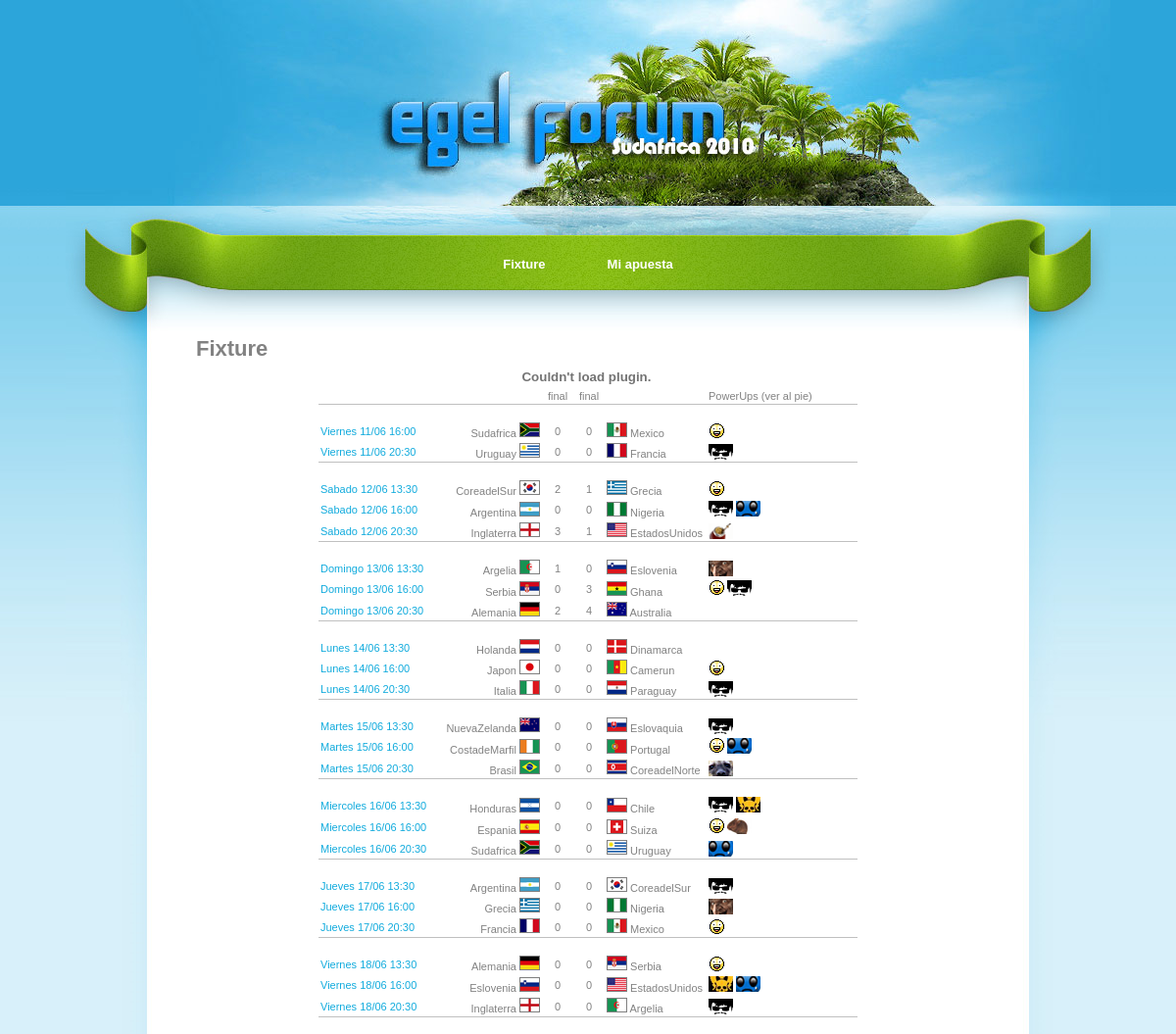
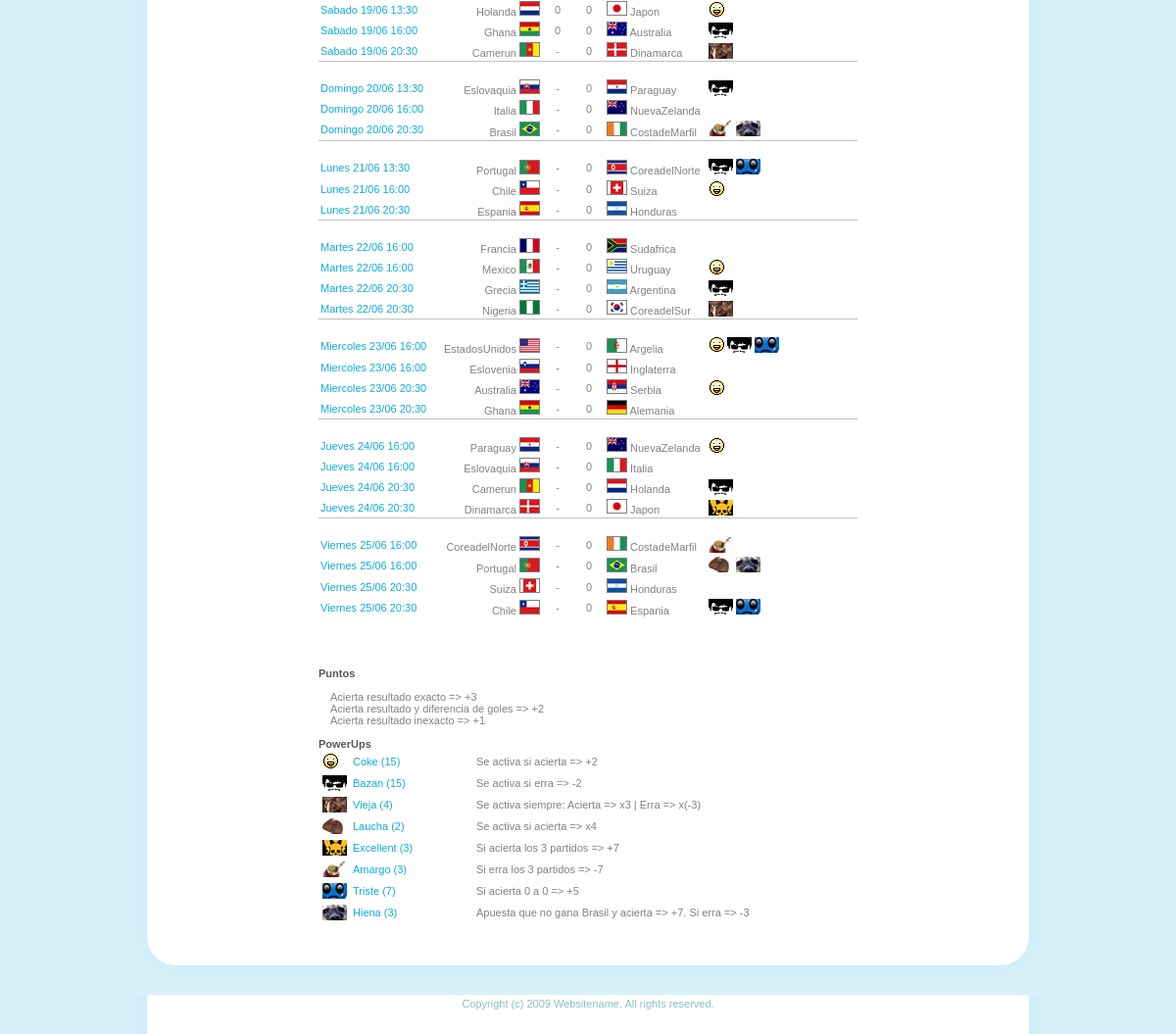
The page /apuesta/ on the database its author committed (2 pictures, top to bottom).
### tables this page shows
CREATE TABLE `apuesta` (
  `idApuesta` int(10) unsigned NOT NULL AUTO_INCREMENT,
  `fecha` datetime NOT NULL DEFAULT '0000-00-00 00:00:00',
  `idUsuario` int(10) unsigned NOT NULL DEFAULT '0',
  `tbEstado` char(1) NOT NULL DEFAULT 'P',
  PRIMARY KEY (`idApuesta`),
  KEY `usuario` (`idUsuario`),
  CONSTRAINT `usuario` FOREIGN KEY (`idUsuario`) REFERENCES `usuario` (`idUsuario`) ON DELETE CASCADE ON UPDATE CASCADE
);

### apuesta/index.php (called while the page is built, shortened)
<?php
require_once($_SERVER['DOCUMENT_ROOT'] . '/sites/mundial2k10/apuesta/ApuestaCtr.php');
$sysController=new SysController();
$sysController->start();
$ctr=new ApuestaCtr();
$ctr->control();
$sysController->ui->display();
?>

### apuesta/ApuestaUI.php (the view, shortened to what this page needs)
<?php
class ApuestaUi
{
	public $data;
	function ApuestaUi(){
		$this->data=null;
	}
	function display(){
		global $sysController;
		?>
		<div class="titles">
			<?php echo $sysController->msg?>
		</div>
		<span id="external" class="mp3">gambeta.mp3</span>
		<form name="frmApuesta" action="" method="post">
			<table id="tblApuesta" cellpadding="2" cellspacing="0" border="0">
				<tr>
					<td></td>
					<td class="equipoL"></td>
					<td class="tdGoles" <?php echo $this->data->modApuesta?>>final</td>
					<td class="tdGoles" <?php echo $this->data->modApuesta?>>final</td>
					<td class="equipo"></td>
					<td class="tdH">PowerUps (ver al pie)</td>
				</tr>
				<?php foreach ($this->data->partidos as $partido){?>
					<?php echo $partido->modNuevaFecha?>
					<tr >
						<td class="fecha">
							<?php echo $partido->fecha?>
						</td>
						<td class="equipoL">
							<?php echo $partido->nombre1?>
							<img class="flagIco" src="imgs/flags/<?php echo $partido->idEquipo1?>.gif"></img>
						</td>
						<td class="tdFinal" <?php echo $this->data->modApuesta?>>
							<?php echo $partido->golesFinalEquipo1?>
						</td>
						<td class="tdFinal" <?php echo $this->data->modApuesta?>>
							<?php echo $partido->golesFinalEquipo2?>
						</td>
						<td class="equipo">
							<img class="flagIco" src="imgs/flags/<?php echo $partido->idEquipo2?>.gif"></img>
							<?php echo $partido->nombre2?>
						</td>
						<td class="powerUps">
							<?php if ($partido->mkCoke==1){?><img src="imgs/coke.gif" style="border:0px solid gray"></img><?php }?>
							<?php if ($partido->mkBazan==1){?><img src="imgs/bazanSmall.gif" style="border:0px solid gray"></img><?php }?>
							<?php if ($partido->mkVieja==1){?><img src="imgs/vieja.gif" style="border:0px solid gray"></img><?php }?>
							<?php if ($partido->mkMotoraton==1){?><img src="imgs/motoraton.gif" style="border:0px solid gray"></img><?php }?>
							<?php if ($partido->mkExcellent>=1){?><img src="imgs/excellent.gif" style="border:0px solid gray"></img><?php }?>
							<?php if ($partido->mkAmargo>=1){?><img src="imgs/amargo.gif" style="border:0px solid gray"></img><?php }?>
							<?php if ($partido->mkHyena>=1){?><img src="imgs/hyena.gif" style="border:0px solid gray"></img><?php }?>
							<?php if ($partido->mkTriste>=1){?><img src="imgs/triste.gif" style="border:0px solid gray"></img><?php }?>
						</td>
					</tr>
				<?php
				}
			?>
			</table>
		</form>
	<?php
	}
}?>

### apuesta/ApuestaMdl.php (shortened to what this page needs)
<?php
class Apuesta
{
	function loadByUsername($username){
		global $sysController;
		$query="select * from apuesta a
					inner join usuario u
						on a.idUsuario=u.idUsuario
				where u.nombre='" . $username . "'";
		$result=mysql_query($query) or die(mysql_error());
		$this->idApuesta=mysql_result($result, $i, "idApuesta");
		$query="select * from vwApuestaDetallePuntos where idApuesta="
			. $this->idApuesta . " order by fecha asc";
		$result=mysql_query($query) or die(mysql_error());
		$num=mysql_numrows($result);
		$i=0;
		while ($i < $num) {
			$aux=new ApuestaItem();
			$aux->fechaOriginal=mysql_result($result,$i,"fecha");
			$aux->fecha=$sysController->formatDayDateTime($aux->fechaOriginal);
			$aux->idEquipo1=mysql_result($result,$i,"idEquipo1");
			$aux->idEquipo2=mysql_result($result,$i,"idEquipo2");
			$aux->nombre1=mysql_result($result,$i,"nombre1");
			$aux->nombre2=mysql_result($result,$i,"nombre2");
			$aux->golesFinalEquipo1=mysql_result($result,$i,"golesFinalEquipo1");
			$aux->golesFinalEquipo2=mysql_result($result,$i,"golesFinalEquipo2");
			$aux->mkCoke=mysql_result($result,$i,"mkCoke");
			$aux->mkBazan=mysql_result($result,$i,"mkBazan");
			$aux->mkVieja=mysql_result($result,$i,"mkVieja");
			$aux->mkMotoraton=mysql_result($result,$i,"mkMotoraton");
			$aux->mkExcellent=mysql_result($result,$i,"mkExcellent");
			$aux->mkAmargo=mysql_result($result,$i,"mkAmargo");
			$aux->mkHyena=mysql_result($result,$i,"mkHyena");
			$aux->mkTriste=mysql_result($result,$i,"mkTriste");
			if ($aux->golesFinalEquipo1==null)
				$aux->golesFinalEquipo1="-";
			if ($fechaAnterior!=$sysController->formatShortDate($aux->fechaOriginal)){
				$aux->modNuevaFecha="<tr><td colspan='9' style='border-top:1px solid silver;'>&nbsp;</td></tr>";
			}
			$fechaAnterior=$sysController->formatShortDate($aux->fechaOriginal);
			$i++;
		}
	}
}
?>

### template/default.css (style rules this page uses)
html, body { height: 100%; }
body { margin: 0px; padding: 0px; background: #D8F0FA url(images/bg01.jpg) repeat-x left top; font-family: Arial, Helvetica, sans-serif; font-size: 11px; color: #828282; }

### template/subLayout.css (style rules this page uses)
.tdGoles { text-align:center; }
.tdFinal { text-align:center; }
.fecha { width:120px; color: #11ABDD; }
.flagIco { border:1px solid gray; }
.powerUps { width:150px; border:0px solid blue; }
.equipo { width:100px; border:0px solid blue; }
.equipoL { width:100px; border:0px solid blue; text-align:right; }
#tblApuesta { width:550px; margin-left:auto; margin-right:auto; text-align:left; }
.titles { width:550px; margin-right:auto; text-align:left; }

### rows shown on the page
apuesta: fecha "Viernes 11/06 16:00", nombre1 "Sudafrica", shows a picture, golesFinalEquipo1 "0", golesFinalEquipo2 "0", nombre2 "Mexico", fecha "Viernes 11/06 20:30", nombre1 "Uruguay", nombre2 "Francia", fecha "Sabado 12/06 13:30", nombre1 "CoreadelSur", golesFinalEquipo1 "2", golesFinalEquipo2 "1", nombre2 "Grecia", fecha "Sabado 12/06 16:00", nombre1 "Argentina", nombre2 "Nigeria", fecha "Sabado 12/06 20:30", nombre1 "Inglaterra", golesFinalEquipo1 "3", nombre2 "EstadosUnidos", fecha "Domingo 13/06 13:30", nombre1 "Argelia", golesFinalEquipo1 "1", nombre2 "Eslovenia", fecha "Domingo 13/06 16:00", nombre1 "Serbia", golesFinalEquipo2 "3", nombre2 "Ghana", fecha "Domingo 13/06 20:30", nombre1 "Alemania", golesFinalEquipo2 "4", nombre2 "Australia", fecha "Lunes 14/06 13:30", nombre1 "Holanda", nombre2 "Dinamarca", fecha "Lunes 14/06 16:00", nombre1 "Japon", nombre2 "Camerun", fecha "Lunes 14/06 20:30", nombre1 "Italia", nombre2 "Paraguay", fecha "Martes 15/06 13:30", nombre1 "NuevaZelanda", nombre2 "Eslovaquia", fecha "Martes 15/06 16:00", nombre1 "CostadeMarfil", nombre2 "Portugal", fecha "Martes 15/06 20:30", nombre1 "Brasil", nombre2 "CoreadelNorte", fecha "Miercoles 16/06 13:30", nombre1 "Honduras", nombre2 "Chile", fecha "Miercoles 16/06 16:00", nombre1 "Espania", nombre2 "Suiza", fecha "Miercoles 16/06 20:30", nombre2 "Uruguay", fecha "Jueves 17/06 13:30", nombre2 "CoreadelSur", fecha "Jueves 17/06 16:00", nombre1 "Grecia", fecha "Jueves 17/06 20:30", nombre1 "Francia", fecha "Viernes 18/06 13:30", nombre2 "Serbia", fecha "Viernes 18/06 16:00", nombre1 "Eslovenia", fecha "Viernes 18/06 20:30", nombre2 "Argelia", fecha "Sabado 19/06 13:30", nombre2 "Japon", fecha "Sabado 19/06 16:00", nombre1 "Ghana", fecha "Sabado 19/06 20:30", nombre1 "Camerun", golesFinalEquipo1 "-", fecha "Domingo 20/06 13:30", nombre1 "Eslovaquia", fecha "Domingo 20/06 16:00", nombre2 "NuevaZelanda", fecha "Domingo 20/06 20:30", nombre2 "CostadeMarfil", fecha "Lunes 21/06 13:30", nombre1 "Portugal", fecha "Lunes 21/06 16:00", nombre1 "Chile", fecha "Lunes 21/06 20:30", nombre2 "Honduras", fecha "Martes 22/06 16:00", nombre2 "Sudafrica", nombre1 "Mexico", fecha "Martes 22/06 20:30", nombre2 "Argentina", nombre1 "Nigeria", fecha "Miercoles 23/06 16:00", nombre1 "EstadosUnidos", nombre2 "Inglaterra", fecha "Miercoles 23/06 20:30", nombre1 "Australia", nombre2 "Alemania", fecha "Jueves 24/06 16:00", nombre1 "Paraguay", nombre2 "Italia", fecha "Jueves 24/06 20:30", nombre2 "Holanda", nombre1 "Dinamarca", fecha "Viernes 25/06 16:00", nombre1 "CoreadelNorte", nombre2 "Brasil", fecha "Viernes 25/06 20:30", nombre1 "Suiza", nombre2 "Espania"
